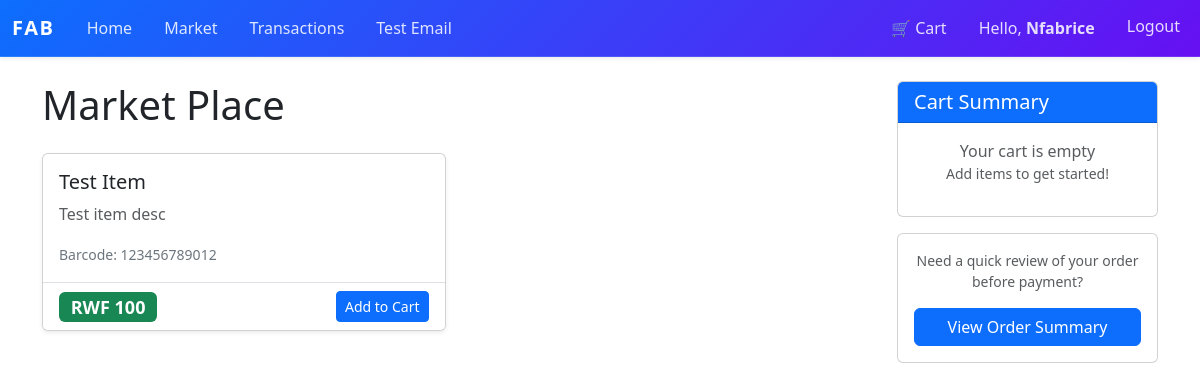
Page /market (signed in) on the committed database.
### market/models.py (models this page shows, shortened)
class User(db.Model, UserMixin):  # ✅ FIXED: only ONE User class (merged both into this one)
    __tablename__ = 'user'
    id               = db.Column(db.Integer, primary_key=True)
    username         = db.Column(db.String(100), nullable=False, unique=True)
    email_address    = db.Column(db.String(120), nullable=False, unique=True)
    password_hash    = db.Column(db.String(200), nullable=False)
    budget           = db.Column(db.Integer, nullable=False, default=1000)
    items            = db.relationship('Item', backref='owned_user', lazy=True)
    top_up_requests  = db.relationship(
                            'TopUpRequest',
                            backref='requester',           # ✅ FIXED: renamed backref to avoid clash with Transaction backref 'user'
                            lazy=True,
                            foreign_keys='TopUpRequest.user_id'
                        )
    transactions     = db.relationship('Transaction', backref='user', lazy=True)  # ✅ FIXED: moved here from duplicate class
    @property
    def password(self):
        raise AttributeError('Password is not a readable attribute!')

class Item(db.Model):
    __tablename__ = 'item'
    id          = db.Column(db.Integer, primary_key=True)
    name        = db.Column(db.String(30), nullable=False)
    price       = db.Column(db.Integer, nullable=False)
    barcode     = db.Column(db.String(12), nullable=False)
    description = db.Column(db.String(1024), nullable=False, unique=True)
    owner       = db.Column(db.Integer, db.ForeignKey('user.id'))

### market/routes.py (the view)
@app.route('/market')
@login_required
def market_page():
    items = Item.query.all()
    return render_template('market.html', items=items)

### market/models.py (called while the page is built)
@login_manager.user_loader
def load_user(user_id):
    return db.session.get(User, int(user_id))  # ✅ FIXED: replaced deprecated User.query.get()

### market/templates/market.html (shortened to what this page needs)
{% extends "base.html" %}
{% block content %}
<div class="row">
    <div class="col-md-9">
        <h1 class="mb-4">Market Place</h1>
        {% if items %}
        <div class="row">
            {% for item in items %}
            <div class="col-md-6 mb-4">
                <div class="card h-100 shadow-sm hover-effect">
                    <div class="card-body">
                        <h5 class="card-title">{{ item.name }}</h5>
                        <p class="card-text text-muted">{{ item.description }}</p>
                        <div class="row align-items-center">
                            <div class="col">
                                <p class="mb-0"><small class="text-secondary">Barcode: {{ item.barcode }}</small></p>
                            </div>
                        </div>
                    </div>
                    <div class="card-footer bg-white border-top">
                        <div class="d-flex justify-content-between align-items-center">
                            <h4 class="mb-0"><span class="badge bg-success">RWF {{ item.price }}</span></h4>
                            <a href="{{ url_for('add_to_cart', item_id=item.id) }}" class="btn btn-primary btn-sm">
                                 Add to Cart
                            </a>
                        </div>
                    </div>
                </div>
            </div>
            {% endfor %}
        </div>
        {% else %}
        <div class="alert alert-info" role="alert">
            <h4 class="alert-heading">No Items Available</h4>
            <p>There are currently no items in the marketplace.</p>
        </div>
        {% endif %}
    </div>
    <div class="col-md-3">
        <div class="card sticky-top" style="top: 20px;">
            <div class="card-header bg-primary text-white">
                <h5 class="mb-0">Cart Summary</h5>
            </div>
            <div class="card-body">
                {% set cart = session.get('cart', []) %}
                {% if cart %}
                    <div class="mb-3">
                        <h6>Items in Cart: <span class="badge bg-secondary">{{ cart|length }}</span></h6>
                    </div>
                    <div class="cart-items" style="max-height: 300px; overflow-y: auto;">
                        {% for item in cart %}
                        <div class="mb-2 p-2 border-bottom">
                            <p class="mb-1"><strong>{{ item.name }}</strong></p>
                            <p class="mb-1">Qty: <strong>{{ item.quantity }}</strong> × RWF {{ item.price }}</p>
                            <p class="mb-0 text-success"><strong>RWF {{ item.price * item.quantity }}</strong></p>
                        </div>
                        {% endfor %}
                    </div>
                    <hr>
                    {% set total_price = 0 %}
                    {% for item in cart %}
                        {% set total_price = total_price + (item.price * item.quantity) %}
                    {% endfor %}
                    <div class="d-flex justify-content-between mb-3">
                        <h6>Total:</h6>
                        <h5 class="text-success"><strong>RWF {{ total_price }}</strong></h5>
                    </div>
                    <a href="{{ url_for('view_cart') }}" class="btn btn-primary w-100 mb-2">View Cart</a>
                    <a href="{{ url_for('view_cart') }}" class="btn btn-success w-100">Proceed to Payment</a>
                {% else %}
                    <p class="text-muted text-center mb-0">Your cart is empty</p>
                    <p class="text-muted text-center small">Add items to get started!</p>
                {% endif %}
            </div>
        </div>
        <div class="card mt-3">
            <div class="card-body text-center">
                <p class="mb-3 small text-muted">Need a quick review of your order before payment?</p>
                <a href="{{ url_for('view_cart') }}" class="btn btn-primary w-100">
                    View Order Summary
                </a>
            </div>
        </div>
    </div>
</div>
{% endblock %}

### market/templates/base.html (shortened to what this page needs)
<!DOCTYPE html>
<html lang="en">
<head>
    <link href="https://cdn.jsdelivr.net/npm/bootstrap@5.3.0/dist/css/bootstrap.min.css" rel="stylesheet">
</head>
<body>
<nav class="navbar navbar-expand-lg navbar-dark navbar-custom shadow-sm">
    <div class="container-fluid">
        <a class="navbar-brand" href="{{ url_for('home_page') }}">FAB</a>
        <div class="collapse navbar-collapse" id="navbarNav">
            <ul class="navbar-nav me-auto nav-pills">
                <li class="nav-item">
                    <a class="nav-link px-3" href="{{ url_for('home_page') }}">Home</a>
                </li>
                {% if current_user.is_authenticated %}
                <li class="nav-item">
                    <a class="nav-link px-3" href="{{ url_for('market_page') }}">Market</a>
                </li>
                <li class="nav-item">
                    <a class="nav-link px-3" href="{{ url_for('transaction_history') }}">Transactions</a>
                </li>
                <li class="nav-item">
                    <a class="nav-link px-3" href="{{ url_for('test_email') }}">Test Email</a>
                </li>
                {% endif %}
            </ul>
            <ul class="navbar-nav">
                {% if current_user.is_authenticated %}
                    <li class="nav-item">
                        <a class="nav-link px-3" href="{{ url_for('view_cart') }}">
                            🛒 Cart
                            {% set cart = session.get('cart', []) %}
                        </a>
                    </li>
                    <li class="nav-item">
                        <span class="nav-link px-3 text-white-75">Hello, <strong>{{ current_user.username }}</strong></span>
                    </li>
                    <li class="nav-item">
                        <a class="nav-link btn btn-sm btn-outline-light ms-2" href="{{ url_for('logout_page') }}">Logout</a>
                    </li>
                {% endif %}
            </ul>
        </div>
    </div>
</nav>
<div class="container mt-4">
    {% block content %}
    {% endblock %}
</div>
</body>
</html>

### market/templates/base.html (style rules this page uses)
.navbar-custom { background: linear-gradient(135deg, #0d6efd 0%, #6610f2 100%); border-bottom: 1px solid rgba(255, 255, 255, 0.12); }
.navbar-custom .navbar-brand { font-weight: 700; letter-spacing: 0.08em; text-transform: uppercase; color: #ffffff !important; }
.navbar-custom .nav-link { color: rgba(255, 255, 255, 0.85) !important; transition: color 0.2s ease-in-out, background-color 0.2s ease-in-out; }
.navbar-custom .nav-link.btn { padding-top: 0.35rem; padding-bottom: 0.35rem; }

### market/templates/market.html (style rules this page uses)
.hover-effect { transition: transform 0.3s ease, box-shadow 0.3s ease; }

### rows in the picture
User: username "Nfabrice"
Item: name "Test Item", description "Test item desc", barcode "123456789012", price "100"
